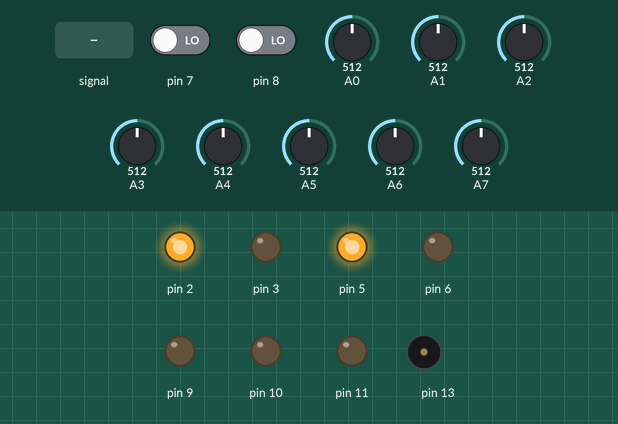
Simulated run of this program. Board: Arduino Nano, built with avr-gcc and run on an emulated ATmega328P. On the bench: output pins drawn as LEDs (lit = HIGH), buzzer (waves = sounding). Dashed ring = blinking. The test bench sets the inputs (shaded band); at power-on: A4 = 512, A5 = 512, A0 = 512, A1 = 512, pin 7 LOW, pin 8 LOW, A2 = 512, A3 = 512, A6 = 512, A7 = 512.

Above: at 1.7 s.
1.8 s: A4 fed a 200 Hz sine of ±255 counts around its level
At 1.97 s:
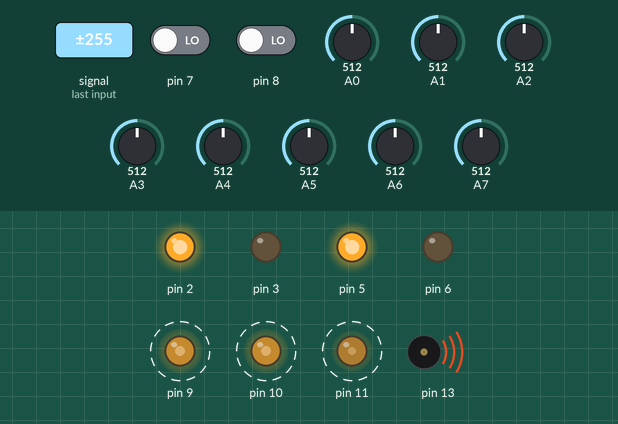
4.8 s: A4 set to 610
At 6.0 s:
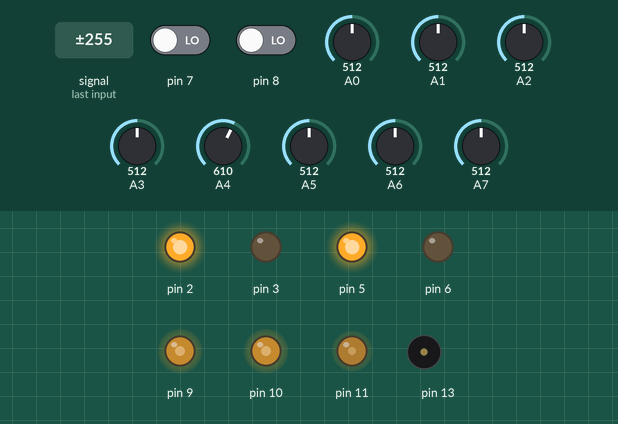
6.3 s: A5 set to 590
7.8 s: A5 set to 612
At 8.1 s:
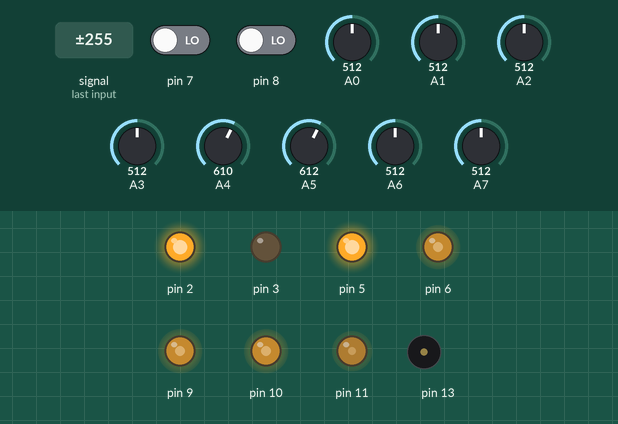
9.3 s: A0 set to 610
At 9.8 s:
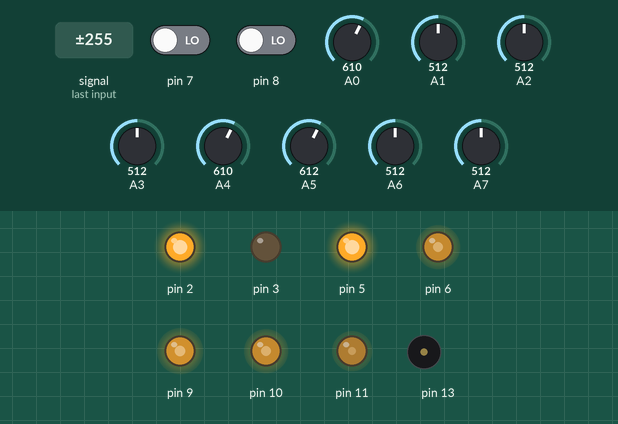
10.8 s: A1 set to 610
At 12.2 s:
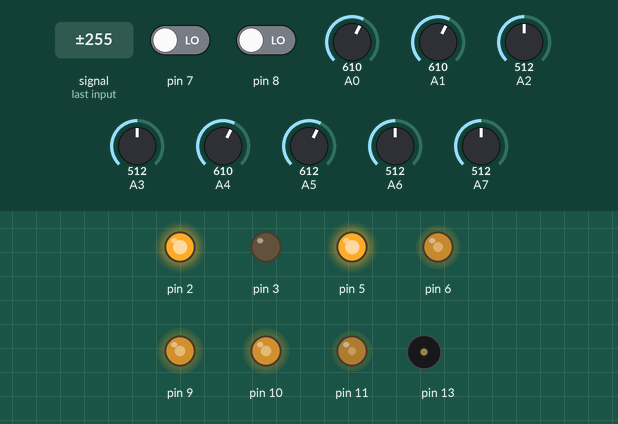
Timing chart, 0 to 13.3 s (numbered marks = the images above; inputs shaded):
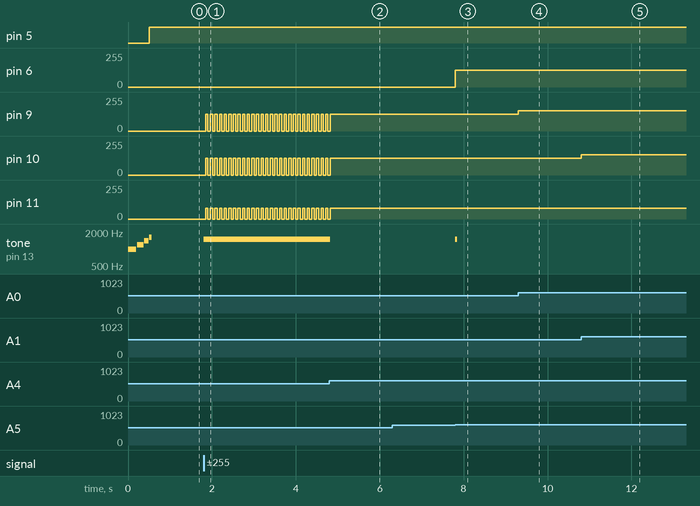

The program:

main.cpp
```cpp
// А0-якрость красного А1-Яркость зеленого А2-Яркость синего А3-Яркость беголо
// А4-вкл RGB А5-вкл белый А7-Пуск мотора А6-Реверс мотора 7 и 8-энкодер пины
//
//  Настройки драйвера двигателя:
// 2-Enable
// 3-Step
// 5-Dir
//
// Настройки светодиодов
// Шим порты!
// 6-Белый выход
// 9-Красный выход
// 10-Зеленый выход
// 11-Синий выход
//

//todo Подключаем библиотеки
#include <Arduino.h>
#include <StepDirDriver.h>
#include <TimerOne.h>
#include <Encod_er.h>

//todo Объявляем глобальные переменные
//* Для RGB ленты
int Red = 0;              //Яркость красного
int Green = 0;            //Яркость зеленого
int Blue = 0;             //Яркость Синего
bool rgb_btn = false;     //Нажатие кнопки
bool rgb_btn_old = false; //Предыдущее состояние кнопки
bool rgb_stat = false;

//* Для белой ленты
int white = 0;              //Яркость белого
bool white_btn = false;     //Нажатие кнопки
bool white_btn_old = false; //Предыдущее состояние кнопки
bool white_stat = false;

//* Для мотора
StepDirDriver motor(3, 5, 2); // Step, Dir, Enable, pin
int speed = 50;              //Скорость вращениея
bool drive_stat = false;
bool drive_run = false;     //Пуск стоп мотора
bool drive_run_old = false; //Предыдущее состояние кнопки
bool revers = false;
bool drive_revers = false;     //Направление вращения
bool drive_revers_old = false; //Предыдущее состояние кнопки

Encod_er enc(7, 8, 4);

bool enc1 = true;
bool enc2 = true;

void setup()
{
    Serial.begin(9600);
    // TCCR2A = TCCR2A & 0xe0 | 1;
    // TCCR2B = TCCR2B & 0xe0 | 0x01;

    // TCCR1A = TCCR1A & 0xe0 | 1;
    // TCCR1B = TCCR1B & 0xe0 | 0x01;

    // TCCR0A = TCCR0A & 0xe0 | 1;
    // TCCR0B = TCCR0B & 0xe0 | 0x01;

    void timerinterrupt();
    Timer1.initialize(250);
    Timer1.attachInterrupt(timerinterrupt, 250);

    motor.setMode(0, false);

    pinMode(7, INPUT);
    pinMode(8, INPUT);

    tone(13, 1000, 200);
    delay(220);
    tone(13, 1200, 150);
    delay(170);
    tone(13, 1400, 100);
    delay(120);
    tone(13, 1600, 50);


}

void loop()
{
    // Обработка мотора------------------------------------------------------
    // Даем комманду крутиться и куда
    if (drive_stat == true)
    {
        if (revers == true) //Направление вращения
        {
            motor.step(-1000);
        }
        else
        {
            motor.step(1000);
        }
    }
    else //Стоп мотор
    {
        motor.step(0);
    }

    // Обработка LED лент------------------------------------------------------------
    // Вкл\Выкл RGB лента
    if (rgb_stat == true)
    {
        analogWrite(9, map(analogRead(A0), 0, 1024, 0, 255));
        analogWrite(10, map(analogRead(A1), 0, 1024, 0, 255));
        analogWrite(11, map(analogRead(A2), 0, 1024, 0, 160));
    }
    else
    {
        analogWrite(9, 0);
        analogWrite(10, 0);
        analogWrite(11, 0);
    }

    // Вкл\Выкл белой ленты
    if (white_stat == true)
    {
        analogWrite(6, map(analogRead(A3), 0, 1024, 0, 255));
    }
    else
    {
        analogWrite(6, 0);
    }
    //-----------------------------------------------------------------------------------------
    //Проверяем нажание кнопок
    // Управление RGB лентой
    if (analogRead(A4) > 600)
    {
        if (rgb_btn_old == false)
        {
            rgb_stat = !rgb_stat;
            rgb_btn_old = true;
            tone(13, 1500, 50);
            delay(50);
        }
    }
    else
    {
        rgb_btn_old = false;
    }

    // Управление белой лентой
    if (analogRead(A5) > 600)
    {
        if (white_btn_old == false)
        {
            white_stat = !white_stat;
            white_btn_old = true;
            tone(13, 1500, 50);
        }
    }
    else
    {
        white_btn_old = false;
    }

    // Управление старт стоп мотор
    if (analogRead(A7) > 600)
    {
        if (drive_run_old == false)
        {
            drive_stat = !drive_stat;
            drive_run_old = true;
            tone(13, 1500, 50);
        }
    }
    else
    {
        drive_run_old = false;
    }

    // Управление направлением вращения мотора
    if (analogRead(A6) > 600)
    {
        if (drive_revers_old == false)
        {
            revers = !revers;
            drive_revers_old = true;
            tone(13, 1500, 50);
        }
    }
    else
    {
        drive_revers_old = false;
    }


// Обрабатываем энкодер-----------------------------------------------------------
    enc.scanState();

    if (enc.timeRight != 0)
    {
        if (speed > 8)
        {
            speed = speed - 2;

        }
        else
        {
            tone(13, 500, 50);
            delay(70);
            tone(13, 500, 50);
        }
        enc.timeRight = 0;
    }

    if (enc.timeLeft != 0)
    {
        if (speed < 70)
        {
            speed = speed + 2;

        }
        else
        {
            tone(13, 500, 50);
            delay(70);
            tone(13, 500, 50);
        }
        enc.timeLeft = 0;
    }
}
void timerinterrupt()
{ //todo Вызов функций по таймеру каждые 250милиСек.

    //Обрабатываем мотор
    motor.setDivider(speed);
    motor.control();

    enc.scanState();
}
```

Measured:
- the behaviour switches between 600 and 601 on A5 (found by bisection; images 2 and 3)
- after the input at 1.8 s, pin 9, pin 10: alternates 127/255 for 0.05 s and 0/255 for 0.06 s, starting after 0.05 s; pin 11: alternates 80/255 for 0.05 s and 0/255 for 0.06 s, starting after 0.05 s; tone on pin 13: silent → 1500 Hz at once
- after the input at 4.8 s, pin 9, pin 10: goes on until 4.8 s, then stays 127/255; pin 11: goes on until 4.8 s, then stays 80/255; tone on pin 13: 1500 Hz → silent at once
- after the input at 6.3 s, every drawn part: stays the same
- after the input at 7.8 s, pin 6: 0/255 → 127/255 at once; tone on pin 13: silent → 1500 Hz at once, → silent 0.05 s later
- after the input at 9.3 s, pin 9: 127/255 → 151/255 at once
- after the input at 10.8 s, pin 10: 127/255 → 151/255 at once
- by itself, tone on pin 13: plays 1000 Hz for 0.20 s, 1200 Hz for 0.15 s, 1400 Hz for 0.10 s, 1600 Hz for 0.05 s
